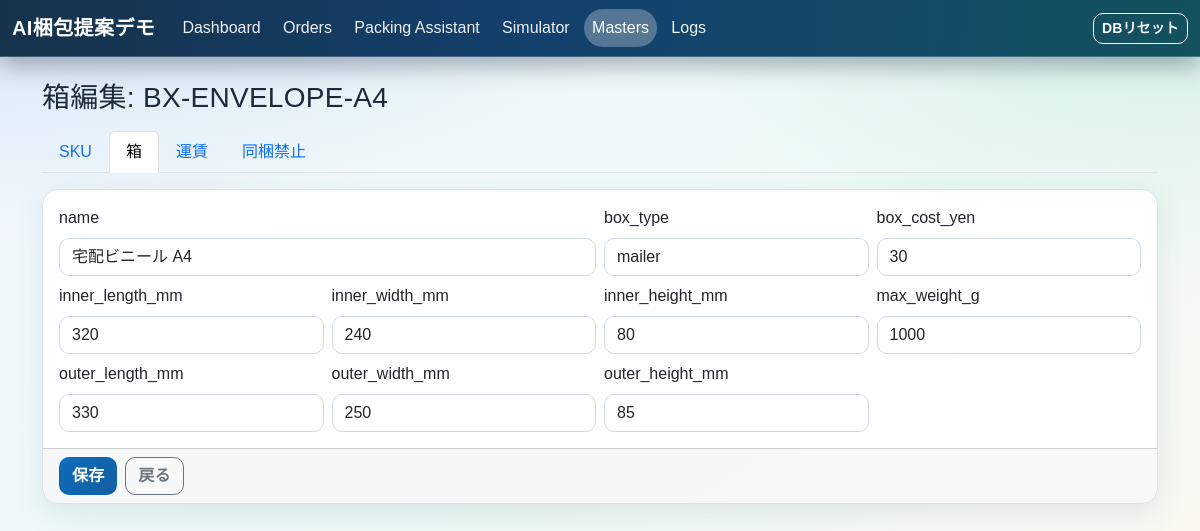
/masters/boxes/BX-ENVELOPE-A4/edit, run on the app's committed database.
### app/models.py (models this page shows)
class Box(Base):
    __tablename__ = "boxes"
    box_id: Mapped[str] = mapped_column(String(64), primary_key=True)
    name: Mapped[str] = mapped_column(String(255), nullable=False)
    inner_length_mm: Mapped[int] = mapped_column(Integer, nullable=False)
    inner_width_mm: Mapped[int] = mapped_column(Integer, nullable=False)
    inner_height_mm: Mapped[int] = mapped_column(Integer, nullable=False)
    max_weight_g: Mapped[int] = mapped_column(Integer, nullable=False)
    box_cost_yen: Mapped[int] = mapped_column(Integer, nullable=False)
    box_type: Mapped[str] = mapped_column(String(32), nullable=False, default="box")
    outer_length_mm: Mapped[int] = mapped_column(Integer, nullable=False)
    outer_width_mm: Mapped[int] = mapped_column(Integer, nullable=False)
    outer_height_mm: Mapped[int] = mapped_column(Integer, nullable=False)

### app/main.py (the view)
@app.get("/masters/boxes/{box_id}/edit")
def edit_box_page(box_id: str, request: Request, db: Session = Depends(get_db)):
    box = db.get(Box, box_id)
    if not box:
        return _redirect("/masters/boxes", error="箱が見つかりません")
    return templates.TemplateResponse(
        "box_edit.html",
        _base_context(request, active_nav="masters", masters_tab="boxes", box=box),
    )

### app/templates/box_edit.html (shortened to what this page needs)
{% extends "base.html" %}
{% block content %}
<h1 class="h3 mb-3">箱編集: {{ box.box_id }}</h1>
{% include "_masters_tabs.html" %}
<form method="post" action="/masters/boxes/{{ box.box_id }}/edit" class="card">
  <div class="card-body row g-2">
    <div class="col-md-6"><label class="form-label">name</label><input class="form-control" name="name" value="{{ box.name }}"></div>
    <div class="col-md-3"><label class="form-label">box_type</label><input class="form-control" name="box_type" value="{{ box.box_type }}"></div>
    <div class="col-md-3"><label class="form-label">box_cost_yen</label><input class="form-control" type="number" name="box_cost_yen" value="{{ box.box_cost_yen }}"></div>
    <div class="col-md-3"><label class="form-label">inner_length_mm</label><input class="form-control" type="number" name="inner_length_mm" value="{{ box.inner_length_mm }}"></div>
    <div class="col-md-3"><label class="form-label">inner_width_mm</label><input class="form-control" type="number" name="inner_width_mm" value="{{ box.inner_width_mm }}"></div>
    <div class="col-md-3"><label class="form-label">inner_height_mm</label><input class="form-control" type="number" name="inner_height_mm" value="{{ box.inner_height_mm }}"></div>
    <div class="col-md-3"><label class="form-label">max_weight_g</label><input class="form-control" type="number" name="max_weight_g" value="{{ box.max_weight_g }}"></div>
    <div class="col-md-3"><label class="form-label">outer_length_mm</label><input class="form-control" type="number" name="outer_length_mm" value="{{ box.outer_length_mm }}"></div>
    <div class="col-md-3"><label class="form-label">outer_width_mm</label><input class="form-control" type="number" name="outer_width_mm" value="{{ box.outer_width_mm }}"></div>
    <div class="col-md-3"><label class="form-label">outer_height_mm</label><input class="form-control" type="number" name="outer_height_mm" value="{{ box.outer_height_mm }}"></div>
  </div>
  <div class="card-footer d-flex gap-2">
    <button class="btn btn-primary">保存</button>
    <a class="btn btn-outline-secondary" href="/masters/boxes">戻る</a>
  </div>
</form>
{% endblock %}

### app/static/style.css (style rules this page uses)
:root { --bg-1: #f3f7ff; --bg-2: #eefaf5; --bg-3: #fff9f0; --ink-1: #1a2b3c; --ink-2: #4f6075; --brand: #0f6cbd; --brand-2: #17a37b; --line: #d8e1ec; --surface: rgba(255, 255, 255, 0.86); --surface-strong: #ffffff; --shadow-soft: 0 10px 30px rgba(36, 68, 112, 0.1); }
*, *::before, *::after { box-sizing: border-box; }
body { margin: 0; min-height: 100vh; color: var(--ink-1); font-family: "Avenir Next", "Hiragino Kaku Gothic ProN", "Yu Gothic", "Noto Sans JP", sans-serif; background: radial-gradient(1200px 520px at 0% -10%, rgba(15, 108, 189, 0.16), transparent 60%), radial-gradient(900px 460px at 100% 0%, rgba(23, 163, 123, 0.12), transparent 60%), linear-gradient(145deg, var(--bg-1), var(--bg-2) 50%, var(--bg-3)); background-attachment: fixed; }
h1, h2, h3 { color: #102238; letter-spacing: 0.01em; }
.card { border: 1px solid var(--line); border-radius: 16px; background: var(--surface); box-shadow: var(--shadow-soft); overflow: hidden; animation: card-enter 0.4s ease-out both; }
.btn { border-radius: 10px; font-weight: 600; letter-spacing: 0.01em; transition: transform 0.15s ease, box-shadow 0.2s ease; }
.btn-primary { border-color: transparent; background: linear-gradient(135deg, #0f6cbd, #135fa0); }
.form-control, .form-select, textarea { border-color: #cfd9e5; border-radius: 10px; background-color: var(--surface-strong); }

### data on the page
Box: box_id "BX-ENVELOPE-A4", name "宅配ビニール A4", box_type "mailer", box_cost_yen "30", inner_length_mm "320", inner_width_mm "240", inner_height_mm "80", max_weight_g "1000", outer_length_mm "330", outer_width_mm "250", outer_height_mm "85"
